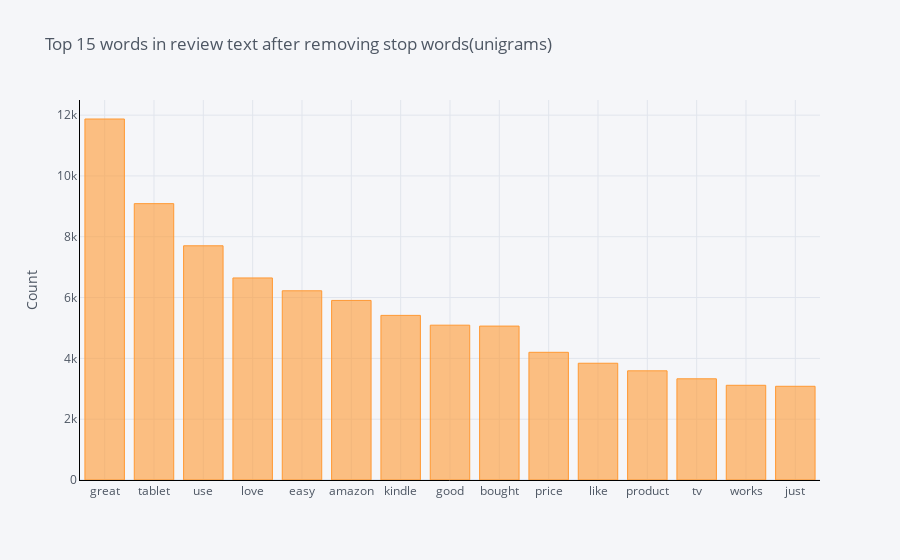

Notebook code for this chart:
### Code cell
def top_n_words(corpus, n=None):
    vec = CountVectorizer(stop_words = 'english').fit(corpus)
    bag_of_words = vec.transform(corpus)
    sum_words = bag_of_words.sum(axis=0) 
    words_freq = [(word, sum_words[0, idx]) for word, idx in vec.vocabulary_.items()]
    words_freq =sorted(words_freq, key = lambda x: x[1], reverse=True)
    return words_freq[:n]
common_words = top_n_words(df['reviews.text'], 15)
# for word, freq in common_words:
#     print(word, freq)
df2 = pd.DataFrame(common_words, columns = ['reviews.text' , 'count'])
df2.groupby('reviews.text').sum()['count'].sort_values(ascending=False).iplot(
kind='bar', yTitle='Count', linecolor='black', title='Top 15 words in review text after removing stop words(unigrams)')

### Figure 1 — Plotly figure (JSON) as saved in the notebook; plotly's stock layout.template omitted (floating-point values rounded to 4 significant figures)
{"data": [{"marker": {"color": "rgba(255, 153, 51, 0.6)", "line": {"color": "rgba(255, 153, 51, 1.0)", "width": 1}}, "name": "count", "orientation": "v", "text": "", "type": "bar", "x": ["great", "tablet", "use", "love", "easy", "amazon", "kindle", "good", "bought", "price", "like", "product", "tv", "works", "just"], "y": [11873, 9089, 7703, 6645, 6223, 5906, 5414, 5092, 5062, 4200, 3840, 3591, 3328, 3115, 3082]}], "layout": {"legend": {"bgcolor": "#F5F6F9", "font": {"color": "#4D5663"}}, "paper_bgcolor": "#F5F6F9", "plot_bgcolor": "#F5F6F9", "title": {"font": {"color": "#4D5663"}, "text": "Top 15 words in review text after removing stop words(unigrams)"}, "xaxis": {"gridcolor": "#E1E5ED", "linecolor": "black", "showgrid": true, "tickfont": {"color": "#4D5663"}, "title": {"font": {"color": "#4D5663"}, "text": ""}, "zerolinecolor": "#E1E5ED"}, "yaxis": {"gridcolor": "#E1E5ED", "linecolor": "black", "showgrid": true, "tickfont": {"color": "#4D5663"}, "title": {"font": {"color": "#4D5663"}, "text": "Count"}, "zerolinecolor": "#E1E5ED"}}}
